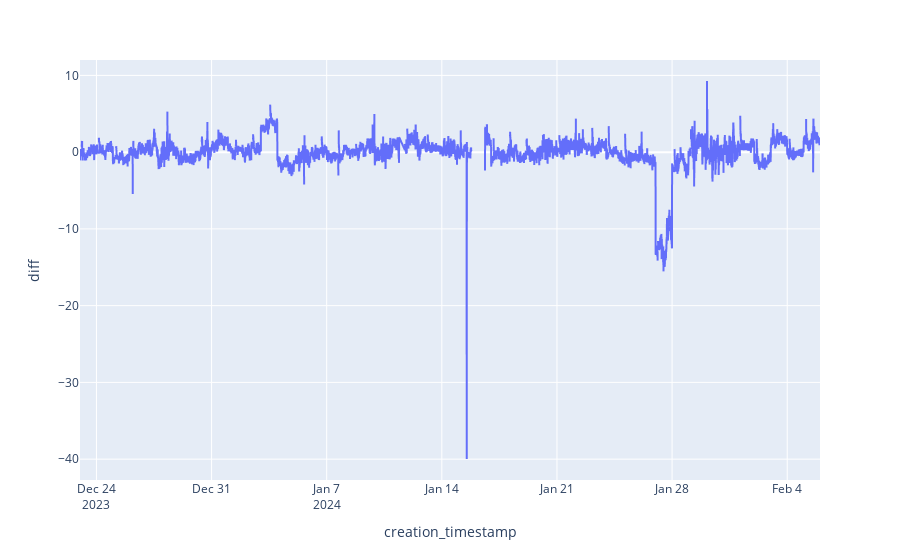

Here is the notebook cell this chart was saved with:
### Code cell
#System 18
start_date = datetime(2023, 12, 23, 0, 0, 0).replace(tzinfo=timezone.utc)
end_date = datetime(2024, 2, 5, 23, 59, 59).replace(tzinfo=timezone.utc) # in the field

id = 18

# add to df
df_temp = df_raw_agg_10m.filter(pl.col("creation_timestamp").is_between(start_date, end_date)) \
    .filter(pl.col("system_id") == id)
    
fig = px.line(df_temp, x="creation_timestamp", y="diff")
fig.show()

### Figure 1 — Plotly figure (JSON) as saved in the notebook; plotly's stock layout.template omitted (floating-point values rounded to 4 significant figures; data arrays with more than 128 entries replaced by an {"elided": "..."} marker saying what was removed)
{"data": [{"hovertemplate": "creation_timestamp=%{x}<br>diff=%{y}<extra></extra>", "legendgroup": "", "line": {"color": "#636efa", "dash": "solid"}, "marker": {"symbol": "circle"}, "mode": "lines", "name": "", "showlegend": false, "type": "scattergl", "x": {"elided": "6434 str values"}, "xaxis": "x", "y": {"elided": "6434 float values"}, "yaxis": "y"}], "layout": {"legend": {"tracegroupgap": 0}, "margin": {"t": 60}, "xaxis": {"anchor": "y", "domain": [0, 1], "title": {"text": "creation_timestamp"}}, "yaxis": {"anchor": "x", "domain": [0, 1], "title": {"text": "diff"}}}}
